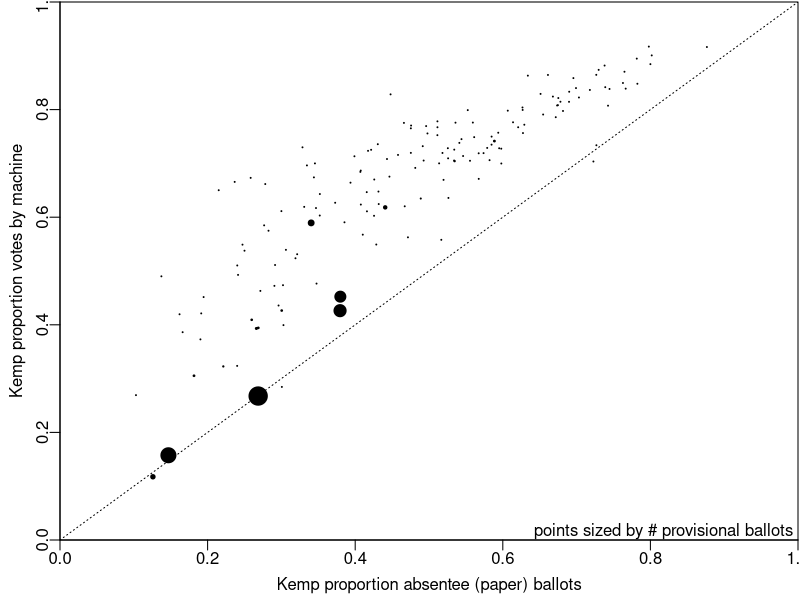
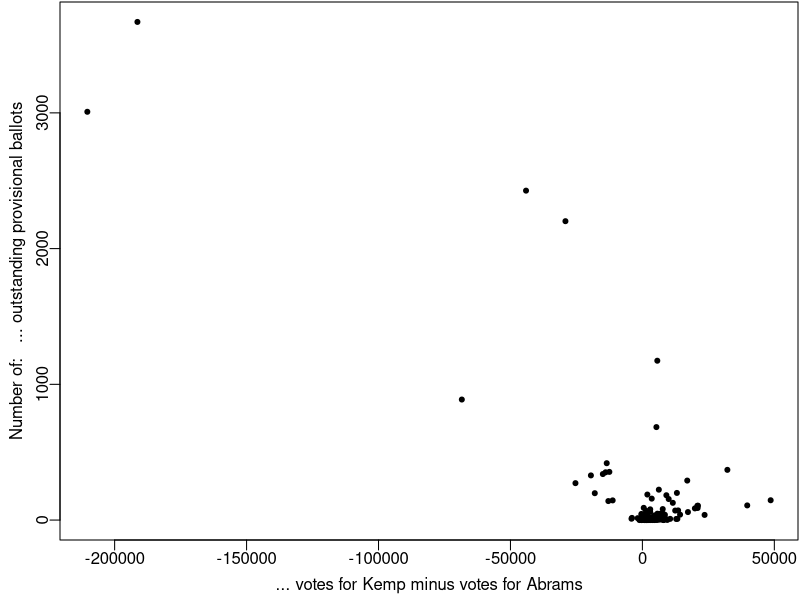

The R source for these figures, in order:
# Set the working directory to where you put the data files.

# Read in the file extracted from the detail.txt file downloaded from
# https://results.enr.clarityelections.com/GA/91639/Web02-state.216038/#/
dat <- read.table('detailGov.txt', header=T, skip=1, stringsAsFactors=F)

# Extract a data frame that counts the proportion of paper (absentee) ballot
# votes and the proportion of machine ballot votes that were for Kemp.
adR <- data.frame(County = dat$County, absentee = dat$R.Absentee.by.Mail / 
	(dat$R.Absentee.by.Mail + dat$D.Absentee.by.Mail + dat$L.Absentee.by.Mail), 
	machine = (dat$R.Advance.in.Person + dat$R.Election.Day) /
	(dat$R.Advance.in.Person + dat$D.Advance.in.Person + dat$L.Advance.in.Person + 
	dat$R.Election.Day + dat$D.Election.Day + dat$L.Election.Day))
# Remove the row for the "Totals:" from this data frame.
adR <- adR[1:159, ]

# Read in the file of numbers that were finally posted on 2018-11-09 at
# http://sos.ga.gov/index.php/elections/november_6_2018_general_election_unofficial_provisional_count
dat2 <- read.table('provisional.txt', header=T, stringsAsFactors=F)

# Compare the reported numbers to those reported at clarityelections.com
sum(dat[160, grep("Provisional", names(dat))]) # [1] 35
dat2[160, 2] # [1] 21358

# Make a new plot showing the relationship between the two proportions in adR,
# with circle sized by number of outstanding provisional ballots.
rownames(adR) <- adR$County
rownames(dat2) <- dat2$County
adR$provisional <- dat2$Number[1:159]
adR$cex <- (adR$provisional + 1) / 1000
quartz(width=4, height=4)
par(oma=rep(0,4), mar=c(3,3,0.1,0.1), mgp=c(1.7,0.4,0))
plot(machine ~ absentee, adR, xlim=c(0,1), ylim=c(0,1), type="n", xaxs="i", yaxs="i",
	xlab = "Kemp proportion absentee (paper) ballots", 
	ylab = "Kemp proportion votes by machine")
abline(a=0, b=1, lty=3)
points(machine ~ absentee, adR, pch=20, cex=adR$cex)
mtext("points sized by # provisional ballots ", side = 1, line=-1, adj=1)

# Number of counties where Kemp would have won by either count. 
length(which(adR$machine > 0.5 & adR$absentee > 0.5)) # [1] 74
# Number of counties where Kemp would have won only by the DRE votes count. 
length(which(adR$machine > 0.5 & adR$absentee < 0.5)) # [1] 58
# Number of counties where Kemp would not have won by either count. 
length(which(adR$machine < 0.5 & adR$absentee < 0.5)) # [1] 27

# Here is the number of votes overall by which Kemp purportedly exceeded 50%.
dat$R.Choice.Total[160] - (dat$Total[160] / 2)
# [1] 12811


# Make a second plot showing the relationship between Kemp's advantage against
# the numer of provisional ballots. 
adR$KempLead <- dat$R.Choice.Total[1:159] - dat$D.Choice.Total[1:159]
quartz(width=4, height=4)
par(oma=rep(0,4), mar=c(3,3,0.1,0.1), mgp=c(1.7,0.4,0))
plot(provisional ~ KempLead, adR, pch=20, 
	ylab = "Number of:   ... outstanding provisional ballots", 
	xlab = "... votes for Kemp minus votes for Abrams")
